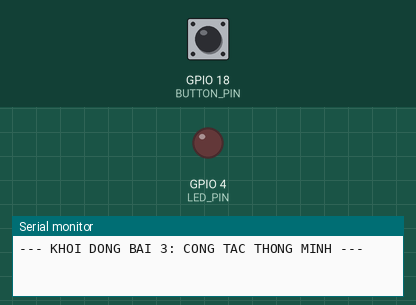
A program run on a simulated ESP32. On the bench: output pins drawn as LEDs (lit = HIGH), the last lines printed to the serial monitor. The test bench sets the inputs (shaded band); at power-on: GPIO 18 (BUTTON_PIN) HIGH.

Above: at 1.2 s.
1.3 s: GPIO 18 (BUTTON_PIN) pulled LOW for 0.15 s
At 1.8 s:
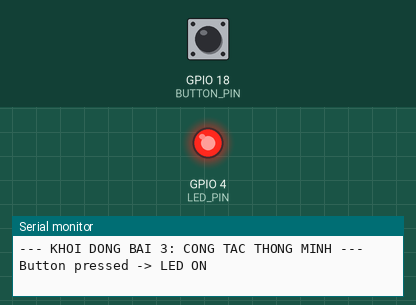
2.9 s: GPIO 18 (BUTTON_PIN) pulled LOW for 1 s
At 4.2 s:
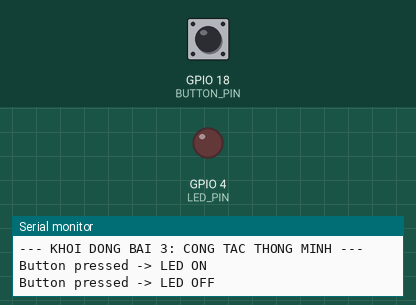
5.4 s: GPIO 18 (BUTTON_PIN) pulled LOW for 3.2 s
At 6.1 s:
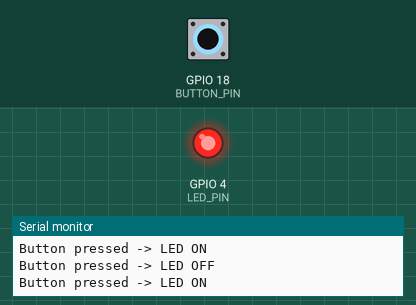
Timing chart, 0 to 8.4 s (numbered marks = the images above; inputs shaded):
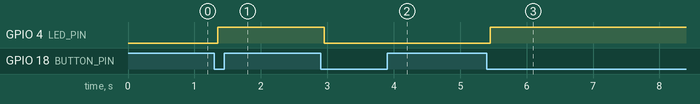

The program:

main.cpp
```cpp
#include <Arduino.h>

// ========================================================
// LAB 01 - BÀI 3: CÔNG TẮC THÔNG MINH (DEBOUNCE VỚI MILLIS)
// ========================================================

const int BUTTON_PIN = 18;
const int LED_PIN    = 4;

bool ledState = false;          // Trạng thái LED (ban đầu tắt)
bool buttonState = HIGH;        // Trạng thái ổn định của nút nhấn
bool lastButtonReading = HIGH;  // Giá trị đọc thô từ lần quét trước

unsigned long lastDebounceTime = 0;     // Mốc thời gian bắt đầu thay đổi tín hiệu
const unsigned long debounceDelay = 50; // Thời gian chống dội 50ms

void setup() {
  Serial.begin(115200);

  // Nút nhấn dùng INPUT_PULLUP (nối vào GND khi nhấn)
  pinMode(BUTTON_PIN, INPUT_PULLUP);

  // Cấu hình LED ở chế độ OUTPUT, ban đầu tắt
  pinMode(LED_PIN, OUTPUT);
  digitalWrite(LED_PIN, LOW);

  Serial.println("--- KHOI DONG BAI 3: CONG TAC THONG MINH ---");
}

void loop() {
  int reading = digitalRead(BUTTON_PIN);

  // Nếu tín hiệu chân thay đổi (do nhấn phím hoặc nhiễu cơ học), reset mốc thời gian
  if (reading != lastButtonReading) {
    lastDebounceTime = millis();
  }

  // Khi tín hiệu đã ổn định trong khoảng thời gian lớn hơn debounceDelay
  if ((millis() - lastDebounceTime) > debounceDelay) {
    // Nếu trạng thái ổn định khác với trạng thái trước đó của nút
    if (reading != buttonState) {
      buttonState = reading;

      // Phát hiện sự kiện nhấn nút (chuyển từ HIGH sang LOW)
      if (buttonState == LOW) {
        ledState = !ledState;
        digitalWrite(LED_PIN, ledState ? HIGH : LOW);

        if (ledState) {
          Serial.println("Button pressed -> LED ON");
        } else {
          Serial.println("Button pressed -> LED OFF");
        }
      }
    }
  }

  lastButtonReading = reading;
}
```

Measured:
- after the input at 1.3 s, GPIO 4 (LED_PIN): LOW → HIGH after 0.05 s
- after the input at 2.9 s, GPIO 4 (LED_PIN): HIGH → LOW after 0.05 s
- after the input at 5.4 s, GPIO 4 (LED_PIN): LOW → HIGH after 0.05 s
